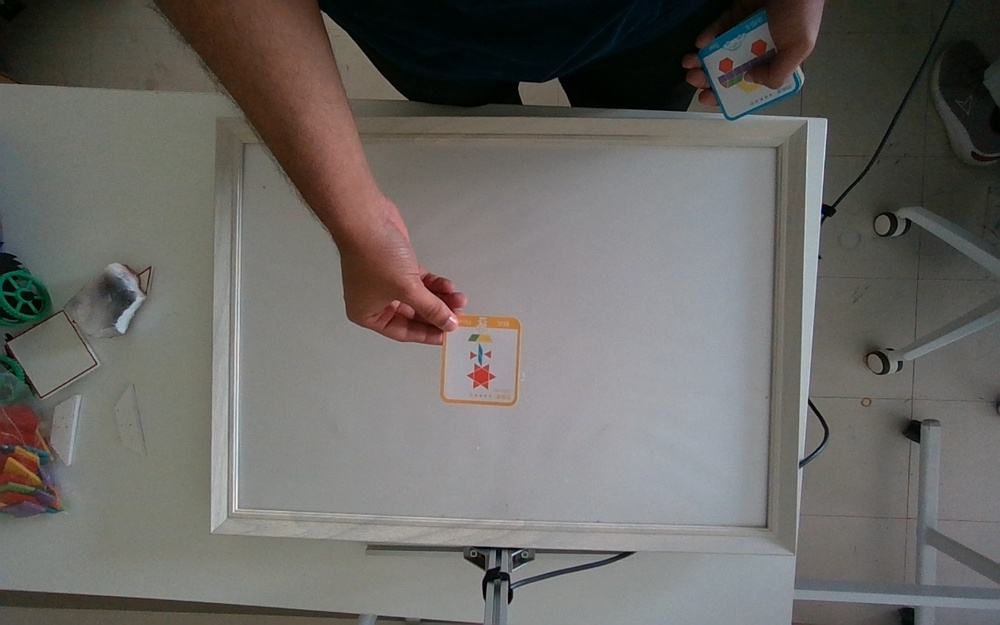
#> input picture captured_images/image_0000.jpg, 1000 x 625 px, shrunk from 1280 x 800 before the run, given in place of the camera
$ python object_tracking.py
#> lines starting #> are read from the running program, lines starting #| are printed output that depends on the picture; after the words box and inside, x2 and y2 are one past the last pixel; in counts of white or black regions, pixels touching at a corner belong together
import cv2
import numpy as np
from collections import deque

lower = np.array([87, 5, 19])
upper = np.array([128, 200, 152])

MIN_AREA = 500
TRAIL_LENGTH = 100

video = cv2.VideoCapture(0)

if not video.isOpened():
    print("Could not open camera")
    exit()

kernel = np.ones((5, 5), np.uint8)

# Stores the last TRAIL_LENGTH (cx, cy) pixel positions
trail = deque(maxlen=TRAIL_LENGTH)

while True:
    ret, frame = video.read()
#> frame is the input picture: shape (625, 1000, 3); mean B, G, R 101.5, 105, 106.9
    if not ret:
        print("Failed to grab frame")
        break

    hsv = cv2.cvtColor(frame, cv2.COLOR_BGR2HSV)
#> hsv: shape (625, 1000, 3); mean H, S, V 58.1, 42.7, 110.3
    mask = cv2.inRange(hsv, lower, upper)
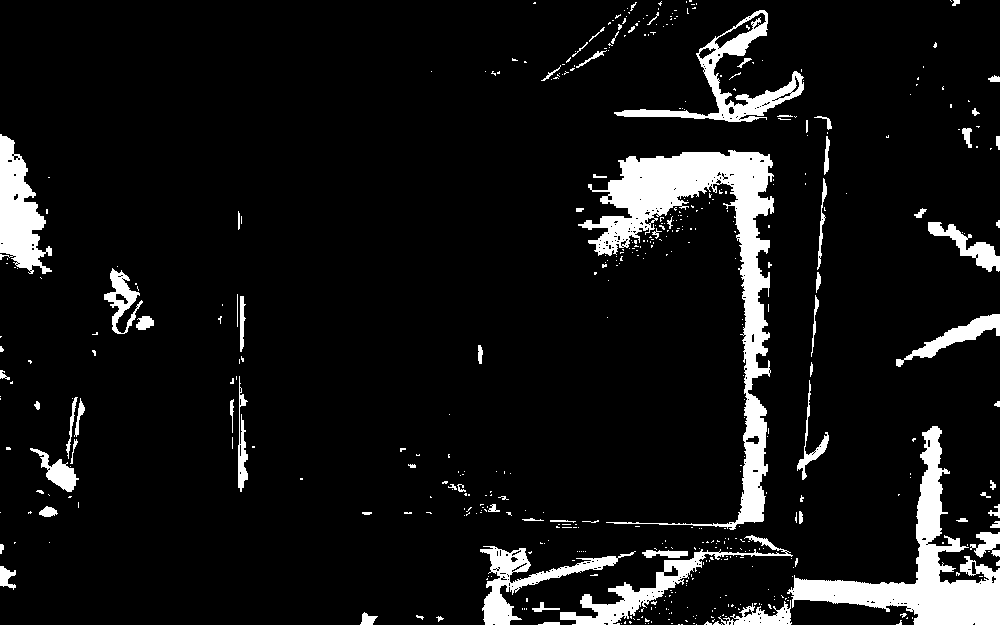
#> mask: shape (625, 1000); 8.4% white; 496 white regions (417 under 20 px), largest, box (x1, y1, x2, y2) and area: (578, 150, 774, 530) 15584, (787, 426, 1000, 625) 10316, (0, 134, 52, 274) 4021

    mask = cv2.morphologyEx(mask, cv2.MORPH_OPEN, kernel)
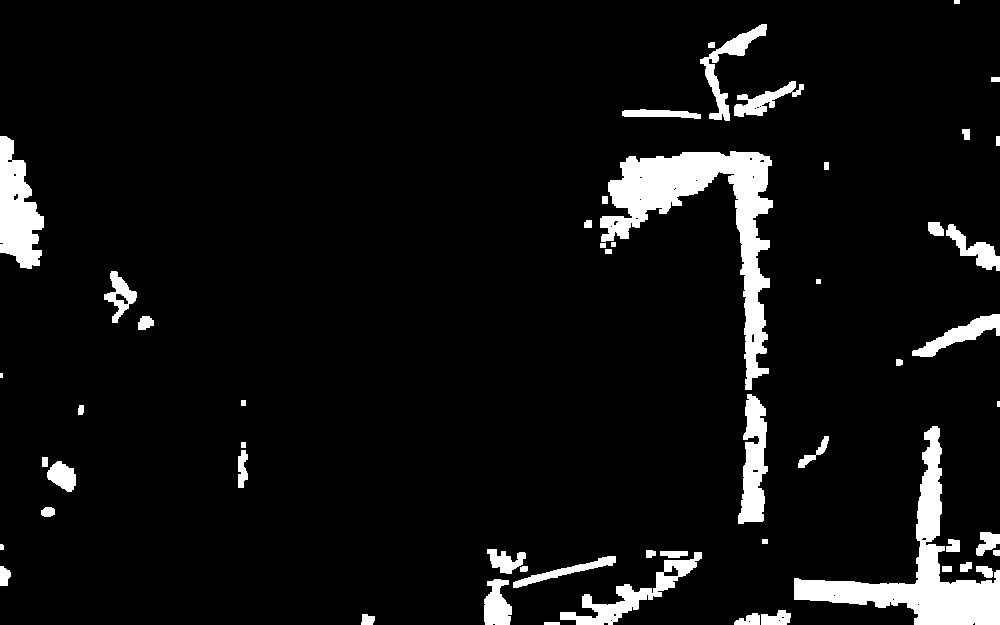
#> mask: shape (625, 1000); 6.7% white; 55 white regions (2 under 20 px), largest, box (x1, y1, x2, y2) and area: (600, 151, 773, 390) 11215, (794, 426, 1000, 625) 9359, (0, 136, 44, 269) 3714
    mask = cv2.morphologyEx(mask, cv2.MORPH_CLOSE, kernel)
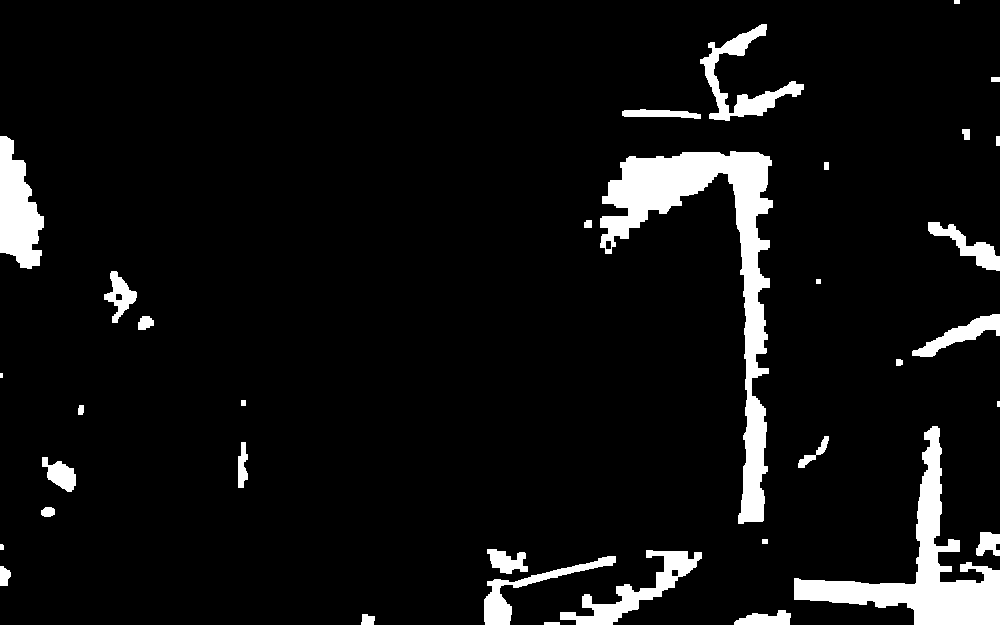
#> mask: shape (625, 1000); 6.9% white; 35 white regions (2 under 20 px), largest, box (x1, y1, x2, y2) and area: (600, 151, 773, 524) 14207, (794, 426, 1000, 625) 9992, (0, 136, 44, 269) 3794

    height, width = mask.shape
#> height = 625; width = 1000
    center_x = width // 2
#> center_x = 500
    center_y = height // 2
#> center_y = 312

    M = cv2.moments(mask, binaryImage=True)
#> M = moments, m00 42911, centre m10/m00, m01/m00 = (670.8, 374.9)

    display = cv2.cvtColor(mask, cv2.COLOR_GRAY2BGR)

    cv2.line(display, (center_x, 0), (center_x, height), (0, 255, 0), 1)
    cv2.line(display, (0, center_y), (width, center_y), (0, 255, 0), 1)

    if M["m00"] > MIN_AREA:
        cx = int(M["m10"] / M["m00"])
#> cx = 670
        cy = int(M["m01"] / M["m00"])
#> cy = 374

        rel_x = cx - center_x
#> rel_x = 170
        rel_y = center_y - cy
#> rel_y = -62

        # Add current position to the trail
        trail.appendleft((cx, cy))

        cv2.circle(display, (cx, cy), 6, (0, 0, 255), -1)
#> display: shape (625, 1000, 3); mean B, G, R 17.5, 18.1, 17.5

        label = f"({rel_x}, {rel_y})"
#> label = '(170, -62)'
        label_x = min(cx + 10, width - 120)
#> label_x = 680
        label_y = max(cy - 10, 20)
#> label_y = 364
        cv2.putText(display, label, (label_x, label_y),
                    cv2.FONT_HERSHEY_SIMPLEX, 0.6, (0, 0, 255), 2)
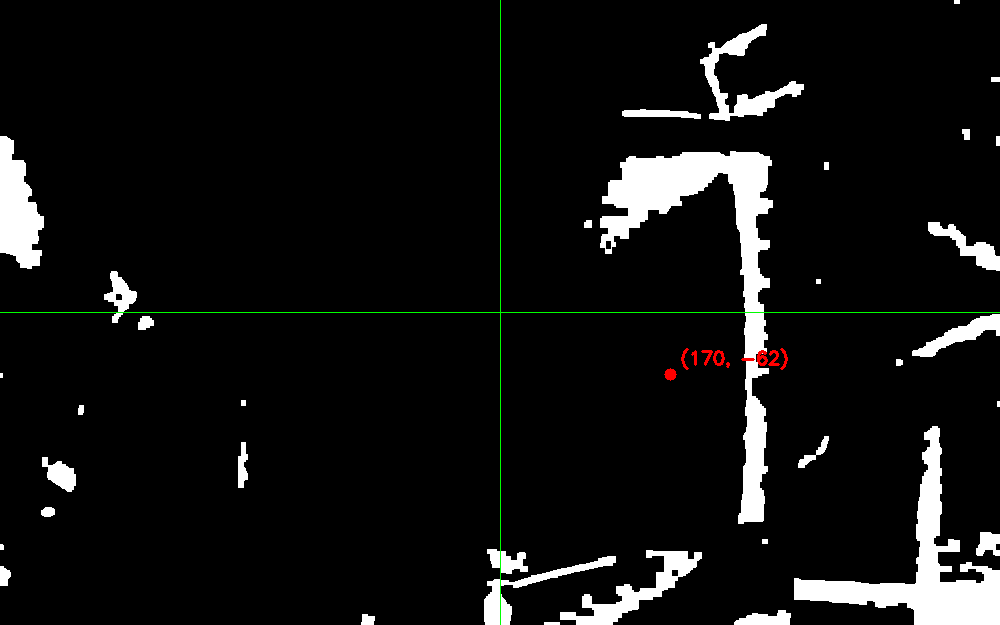
#> display: shape (625, 1000, 3); mean B, G, R 17.4, 18.1, 17.8
    else:
        cx, cy = None, None
        # Object lost this frame — optionally break the trail here
        # trail.appendleft(None)

    # Draw the trajectory: connect consecutive points, fading with age
    for i in range(1, len(trail)):
        if trail[i - 1] is None or trail[i] is None:
            continue
        # Fade thickness/brightness with age (older = thinner/dimmer)
        thickness = max(1, int(np.sqrt(TRAIL_LENGTH / float(i + 1)) * 2))
        cv2.line(display, trail[i - 1], trail[i], (255, 150, 0), thickness)

    cv2.imshow("Masked Image", display)

    if cv2.waitKey(1) & 0xFF == ord('q'):
#> (key q is pressed here)
        break

video.release()
cv2.destroyAllWindows()

$ run again, on captured_images/image_0001.jpg
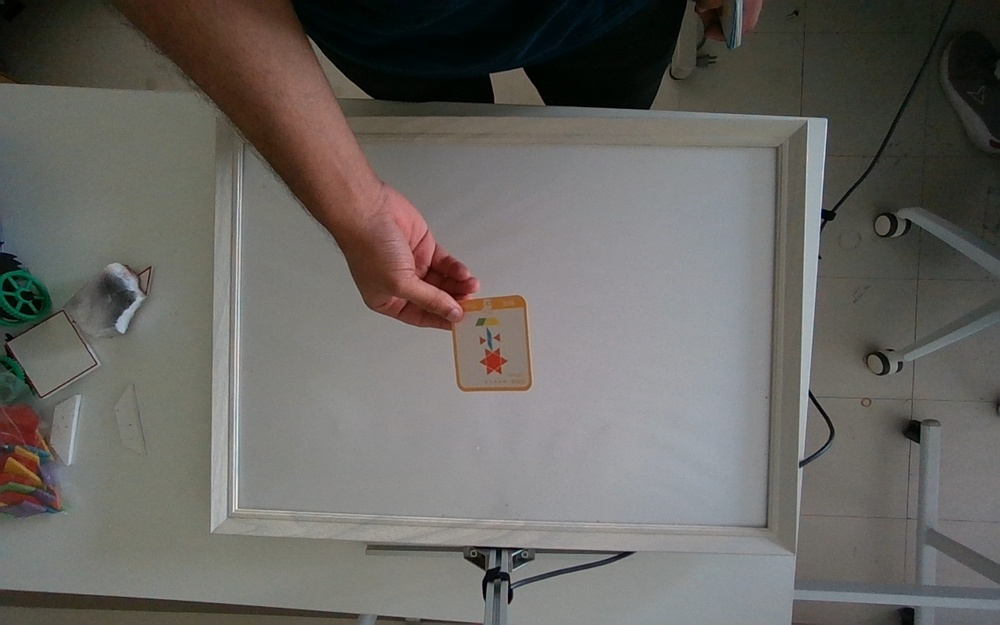
#> input picture captured_images/image_0001.jpg, 1000 x 625 px, shrunk from 1280 x 800 before the run, given in place of the camera
#> frame is the input picture: shape (625, 1000, 3); mean B, G, R 98.4, 102.5, 104.7
#> hsv: shape (625, 1000, 3); mean H, S, V 56.4, 42.6, 107.6
#> `mask = cv2.morphologyEx(mask, cv2.MORPH_CLOSE, kernel)`:
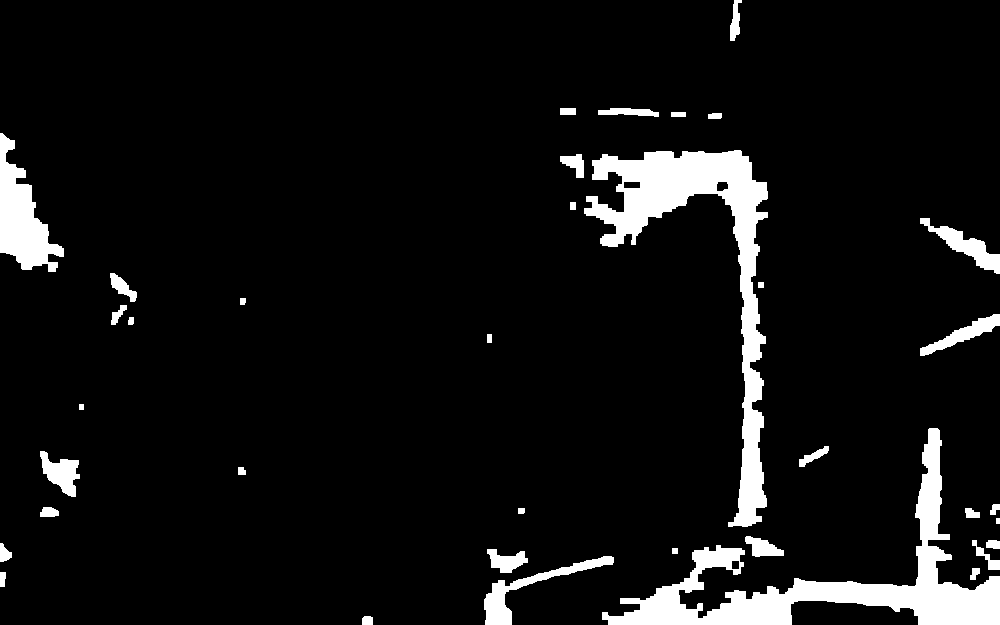
#> mask: shape (625, 1000); 7.1% white; 37 white regions, largest, box (x1, y1, x2, y2) and area: (602, 428, 1000, 625) 15375, (584, 150, 768, 527) 14998, (0, 133, 64, 272) 4180
#> M = moments, m00 44185, centre m10/m00, m01/m00 = (661.9, 399.8)
#> cx = 661
#> cy = 399
#> rel_x = 161
#> rel_y = -87
#> label = '(161, -87)'
#> label_x = 671
#> label_y = 389
#> `cv2.putText(display, label, (label_x, label_y), cv2.FONT_HERSHEY_SIMPL..`:
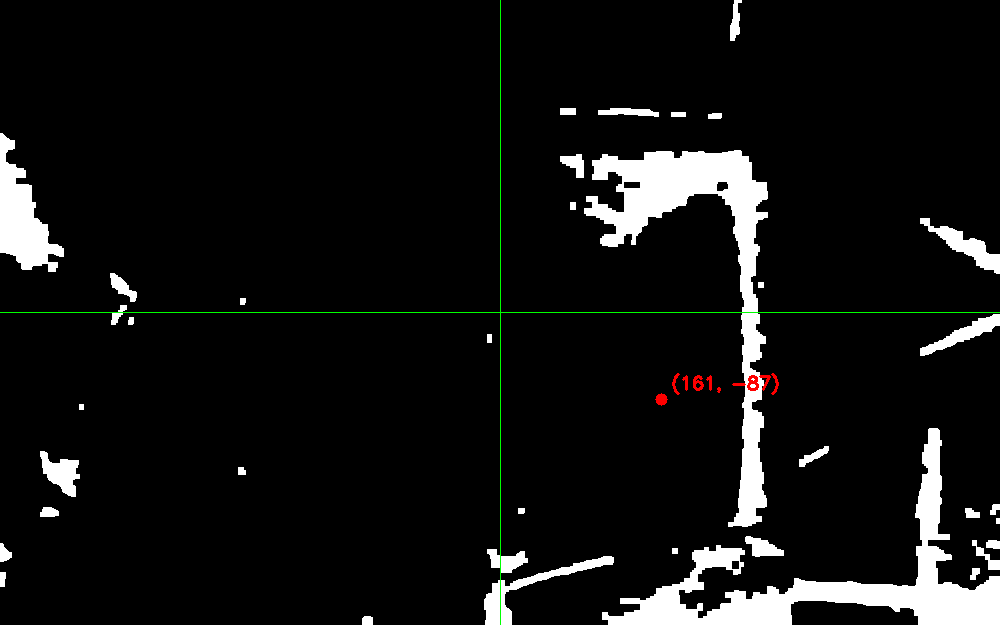
#> display: shape (625, 1000, 3); mean B, G, R 17.9, 18.6, 18.2
